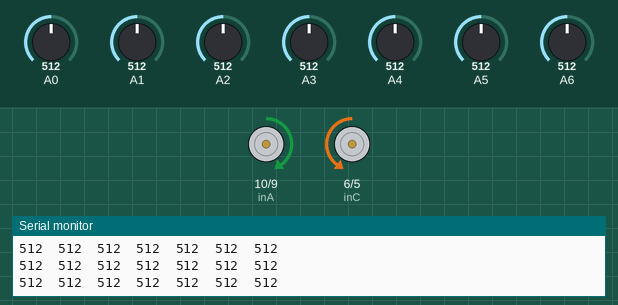
This sketch was run on a simulated Arduino Uno, built with avr-gcc and run on an emulated ATmega328P. On the bench: motor-driver pin pairs drawn as motors (green arrow = first pin HIGH = forward, orange = second pin HIGH = backward, longer = more drive, scaled by the enable pin), the last lines printed to the serial monitor. The inputs (shaded band) are chosen by the test bench; at power-on: A0 = 512, A1 = 512, A2 = 512, A3 = 512, A4 = 512, A5 = 512, A6 = 512.

Above: at 1.5 s.
1.6 s: A0 set to 491
At 2.7 s:
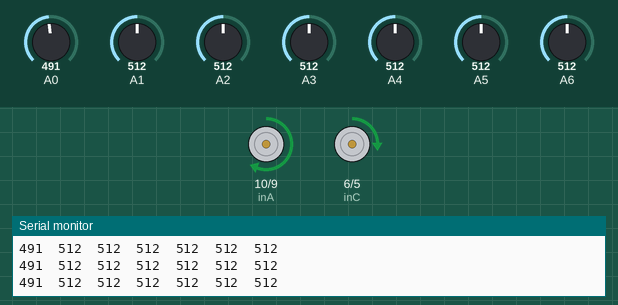
3.2 s: A1 set to 107
At 4.1 s:
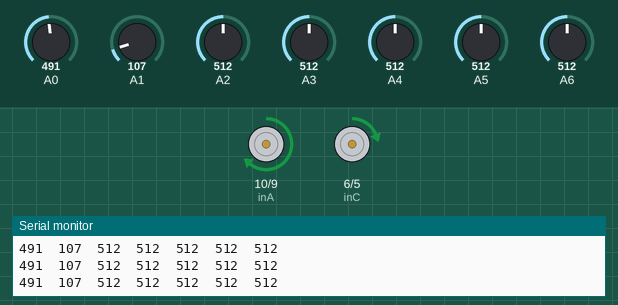
4.7 s: A1 set to 92
7.7 s: A2 set to 482
At 8.5 s:
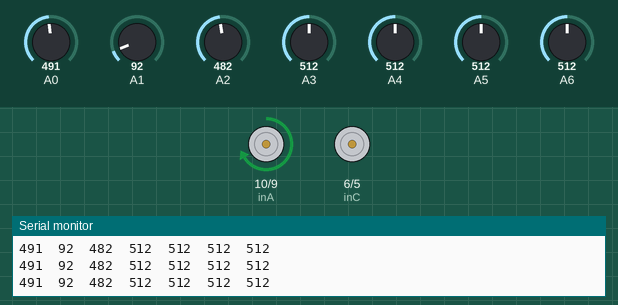
9.2 s: A3 set to 90
At 10.7 s:
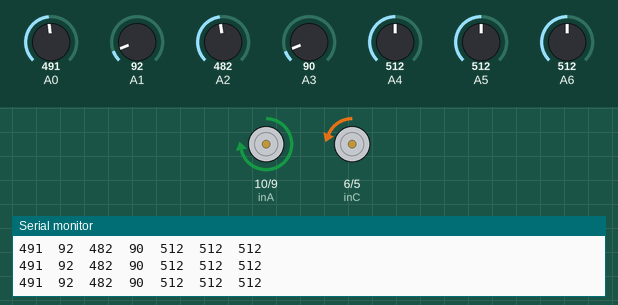
12.2 s: A0 set to 710
At 13.7 s:
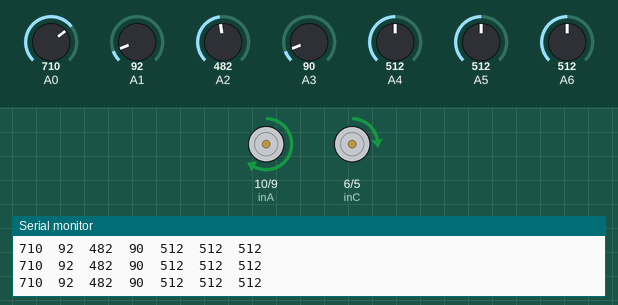
Timing chart, 0 to 14.7 s (numbered marks = the images above; inputs shaded):
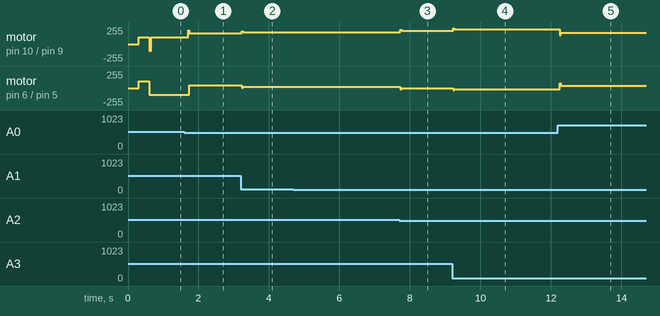

Measured:
- the behaviour switches between 500 and 499 on A0 (found by bisection; images 0 and 1)
- after the input at 1.6 s, motor on pin 10 (inA) / pin 9 (inB): forward 100/255 → forward 160/255 after 0.11 s; motor on pin 6 (inC) / pin 5 (inD): backward 100/255 → forward 40/255 after 0.13 s
- after the input at 3.2 s, motor on pin 10 (inA) / pin 9 (inB): forward 160/255 → forward 180/255 at once; motor on pin 6 (inC) / pin 5 (inD): forward 40/255 → forward 20/255 at once
- after the input at 7.7 s, motor on pin 10 (inA) / pin 9 (inB): forward 180/255 → forward 200/255 at once; motor on pin 6 (inC) / pin 5 (inD): forward 20/255 → stopped at once
- after the input at 9.2 s, motor on pin 10 (inA) / pin 9 (inB): forward 200/255 → forward 220/255 at once; motor on pin 6 (inC) / pin 5 (inD): stopped → backward 20/255 at once
- after the input at 12.2 s, motor on pin 10 (inA) / pin 9 (inB): forward 220/255 → forward 168/255 after 0.05 s; motor on pin 6 (inC) / pin 5 (inD): backward 20/255 → forward 32/255 after 0.05 s

The sketch:

nanna_munna.ino
```cpp
#define inA 10
#define inB 9
#define inC 6
#define inD 5
#define ena 11
#define enb 3


int th[7] = {500, 500, 500, 500, 500, 500, 500};

int i, sen[7], s[7], lastSensor, lastError;

int base_L = 100;
int base_R = 100;
int kp = 4;
int kd = 3;
long long unsigned int c_time;
long long unsigned int flag_time;
/////////////////////////////////////////////////////////////////////////////////////////////////////
void setup()
{
  mot_init();
  other_init();
  delay(300);

  wheel(0, 0);
}
int err;
char seq[6];
int seq_val;
bool back_en;
bool right_en;
void loop()
{
  //Serial.println(readSensor());
  //wheel(100,100);
  err = readSensor();
  if(err==111)
  {
    wheel(base_L,base_R);
    delay(50);
    err=readSensor();
    if(err==111)
    {
      if((back_en==false)||(right_en==true))
      {
        wheel(base_L,base_R);
        delay(250);
        wheel(-base_L,-base_R);
        delay(50);
        wheel(base_L,-base_R);
        delay(800);

        while(abs(err>15))
        {
          err=readSensor();
          wheel(100,-100);
        }
        wheel(100,-100);
        delay(50);
        wheel(0,0);
        back_en=true;
        lastSensor=0;
      }
    }
    else if((back_en==true)&&(right_en==false))
    {
      wheel(100,-100);
      delay(400);
      wheel(0,0);
      delay(50);
      err=readSensor();
      while(abs(err)>15)
      {
        wheel(100,-100);
        err=readSensor();
      }
      wheel(-base_L,base_R);
      delay(50);
      wheel(0,0);
      delay(80);
      lastSensor=0;
      right_en=true;
    }
    else if((back_en==true)&&(right_en==true))
    {
      wheel(base_L,base_R);
      delay(50);
    }
  }
  else if (err == 222)
  {
    right_en=0;
    back_en=0;
    c_time=millis();
    if(abs(c_time-flag_time)>700){ c_time=0; flag_time=0; lastSensor=0;}
    if (lastSensor == 0)
    {
      wheel(base_L, base_R);
      delay(550);
      err = readSensor();
      if (err == 222) wheel(0, 0);
      else if (err < 100) line_follow(err);
    }
    else if(lastSensor==1)
    {
      wheel(-base_L,-base_R);
      delay(50);
      wheel(0,0);
      delay(50);
      err=readSensor();
      while(abs(err)>15)
      {
        wheel(-100,100);
        err=readSensor();
      }
      wheel(base_L,-base_R);
      delay(50);
      wheel(0,0);
      delay(80);
      lastSensor=0;
    }
    else if(lastSensor==2)
    {
      wheel(-base_L,-base_R);
      delay(50);
      wheel(0,0);
      delay(50);
      err=readSensor();
      while(abs(err)>15)
      {
        wheel(100,-100);
        err=readSensor();
      }
      wheel(-base_L,base_R);
      delay(50);
      wheel(0,0);
      delay(80);
      lastSensor=0;
    }
  }
  else line_follow(err);
}

/////////////////////////////////////////////////////////////////////////////////////////////////////

void other_init()
{
  for(uint8_t i=0;i<6;i++) seq[i]='a';
  seq_val=0;
  lastSensor = 0;
  lastError = 0;


  Serial.begin(9600);
  right_en=false;
  back_en=false;
}

void mot_init()
{
  pinMode(inA, OUTPUT);
  pinMode(inB, OUTPUT);
  pinMode(inC, OUTPUT);
  pinMode(inD, OUTPUT);
  pinMode(ena, OUTPUT);
  pinMode(enb, OUTPUT);

  digitalWrite(inA, HIGH);
  digitalWrite(inB, HIGH);
  digitalWrite(inC, HIGH);
  digitalWrite(inD, HIGH);
}

void wheel(int rm, int lm)
{
  if (lm == 0)
  {
    digitalWrite(inC, HIGH);
    digitalWrite(inD, HIGH);
  }

  else if (lm > 0)
  {
    digitalWrite(inC, HIGH);
    digitalWrite(inD, LOW);
  }

  else if (lm < 0)
  {
    digitalWrite(inC, LOW);
    digitalWrite(inD, HIGH);
  }


  if (rm == 0)
  {
    digitalWrite(inA, HIGH);
    digitalWrite(inB, HIGH);
  }

  else if (rm > 0)
  {
    digitalWrite(inA, HIGH);
    digitalWrite(inB, LOW);
  }

  else if (rm < 0)
  {
    digitalWrite(inA, LOW);
    digitalWrite(inB, HIGH);
  }

  if (lm > 254) lm = 254;
  if (lm < -254) lm = -254;
  if (rm > 254) rm = 254;
  if (rm < -254) rm = -254;

  analogWrite(ena, abs(rm));
  analogWrite(enb, abs(lm));

}


int readSensor()
{
  for (i = 0; i < 7; i++)
  {
    sen[i] = analogRead(i);  //taking reading from sensors
    Serial.print(sen[i]);
    Serial.print("  ");
  }
  Serial.println();

  for (i = 0; i < 7; i++)
  {
    if (sen[i] < th[i])
    {
      s[i] = 0;
    }
    else
    {
      s[i] = 1 ;
    }                //if black then set 1 else 0
  }
  int error, sum ;
  if (s[0] == 0 && s[1] == 0 && s[2] == 0 && s[3] == 0 && s[4] == 0 && s[5] == 0 && s[6] == 0) return 222;
  else if (s[0] == 1 && s[1] == 1 && s[2] == 1 && s[3] == 1 && s[4] == 1 ) return 111;
  sum = s[0] + s[1] + s[2] + s[3] + s[4] + s[5] + s[6];
  if (sum != 0) error = (s[0] * 10 + s[1] * 20 + s[2] * 30 + s[3] * 40 + s[4] * 50 + s[5] * 60 + s[6] * 70) / sum - 30;
  else error = 420; // line lost

  if (s[0] == 1){flag_time=millis(); lastSensor = 1;}
  else if (s[6] == 1){flag_time=millis(); lastSensor = 2;}
  if (s[0] == 1 && s[6] == 1){flag_time=millis(); lastSensor = 7;}

  return error;
}


void line_follow(int error)
{
  int p, d, corr;
  p = kp * error;
  d = kd * (error - lastError);
  corr = p + d;
  wheel(base_L + corr, base_R - corr);
  lastError = error;
}
```
